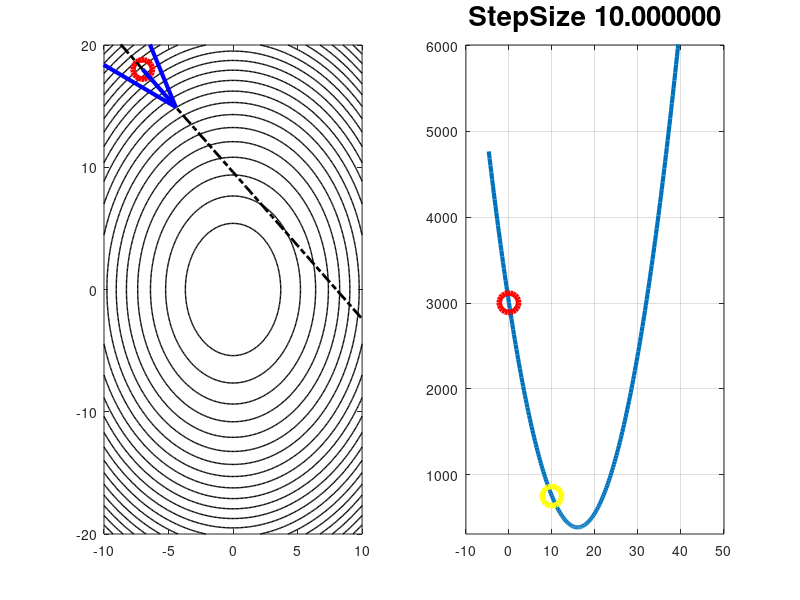
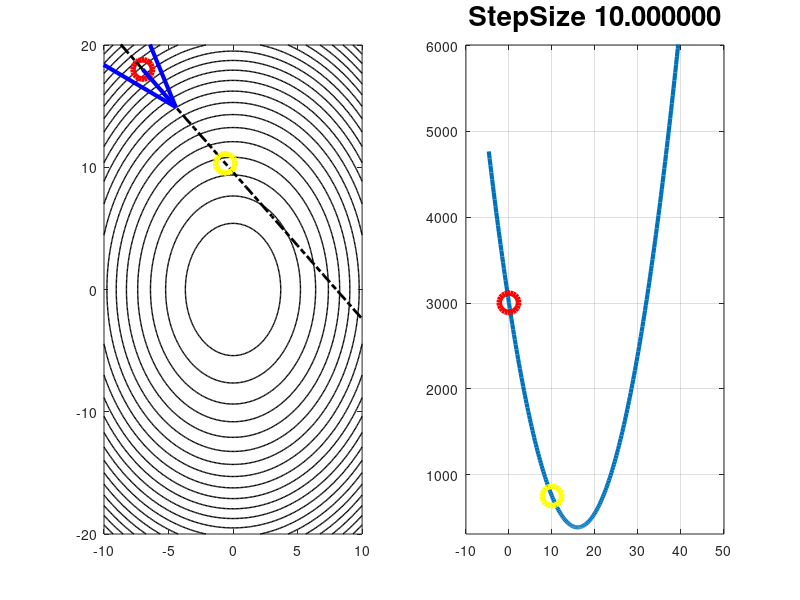
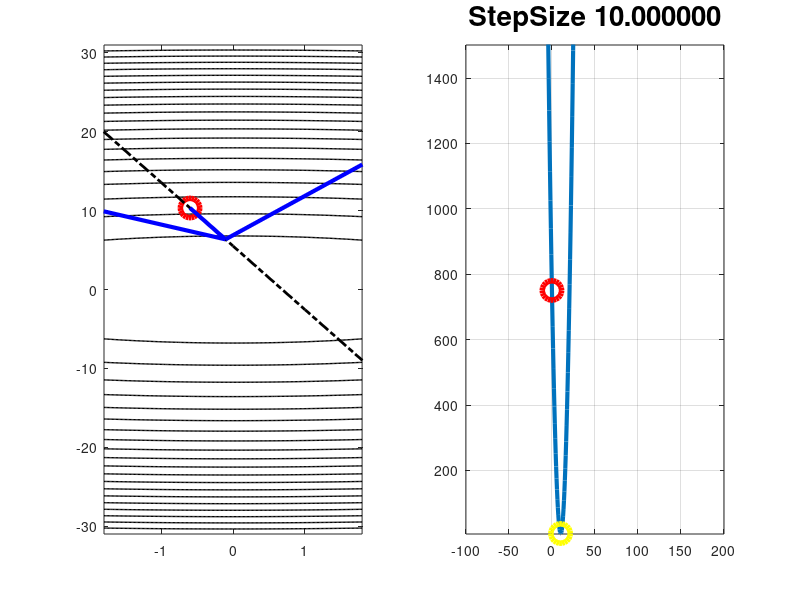
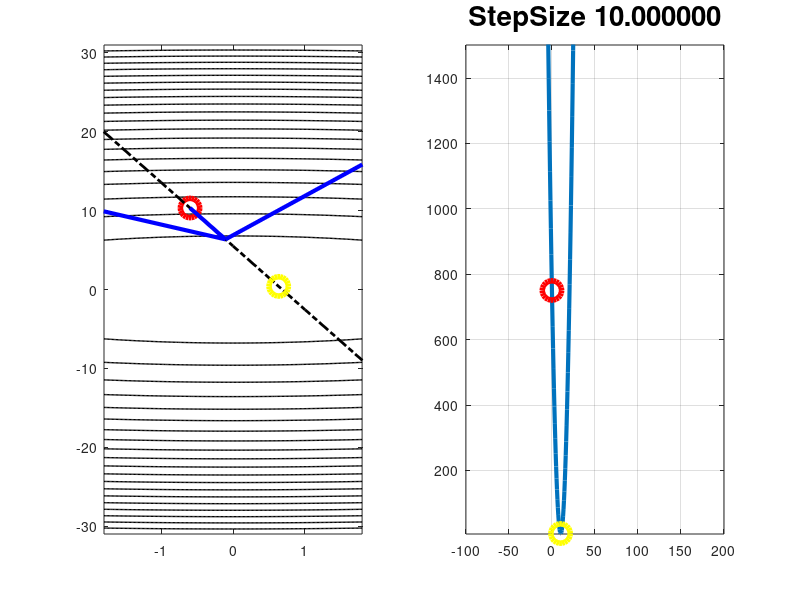

MATLAB code for these plots, in order:
%% Es Grad desc
clear all
close all

[x,y] =meshgrid(-10:.1:10,-20:.1:20);

f = 15*x.^2+7*y.^2;
applyF = @(x,y) 15*x.^2+7*y.^2;

figure,subplot(1,2,1),surf(x,y,f),shading interp, axis xy
subplot(1,2,2),contour(x,y,f,20,'LineWidth',3)

%
x0 = -7; y0 = 18;
c = 10;
stepSize = c;
a =.5;

cnt=1;
for it = 1:5
figure(100)
subplot(1,2,1)
contour(x,y,f,20,'k','LineWidth',1),hold on
plot(x0,y0,'ro','MarkerSize',14,'LineWidth',4)

grad = [30*x0; 14*y0];
gradNorm = grad/norm(grad);


x_=-10:1:10;
y_ = y0 + gradNorm(2)/gradNorm(1)*(x_-x0);
plot(x_, y_,'k-.','LineWidth',2);
q=quiver(x0, y0, -gradNorm(1)*4, -gradNorm(2)*4,'b','LineWidth',3);

set(q,'MaxHeadSize',1e2,'AutoScaleFactor',1);


subplot(1,2,2)

x_=-10:a^(it+2):20;
y_ = y0 + gradNorm(2)/gradNorm(1)*(x_-x0);
d = [x_-x0;y_-y0]'*(-gradNorm);

f1 = applyF(x_,y_);
plot(d,f1,'LineWidth',3),grid on, hold on
plot(0,applyF(x0,y0),'ro','MarkerSize',14,'LineWidth',4)
%stepSize = d(find(f1==min(f1))); %exact backtracking
obj = applyF(x0,y0);
ylim([.8*min(f1),2*obj])
for bi = 1:5
    
    x01 = x0 - stepSize*gradNorm(1);
    y01 = y0 - stepSize*gradNorm(2);
    
    d_1 = [x01-x0;y01-y0]'*(-gradNorm);
    
    plot(d_1,applyF(x01,y01),'yo','MarkerSize',14,'LineWidth',4),title(sprintf('StepSize %f', stepSize),'FontSize',20)
    ylim([.8*min(f1), max(2*obj,applyF(x01,y01))]);
    print('-depsc',figure(100), sprintf('gr%i',cnt));
    cnt = cnt+1;
%     pause 
    
    if applyF(x01,y01) < obj
        break
    end
    
    stepSize = stepSize*a;   % ad ogni passaggio viene dimezzato il passo del gradiente
    
    
end

%plot(d(f1==min((f1))),min((f1)),'go','MarkerSize',14,'LineWidth',4)
x0 = x0 - stepSize*gradNorm(1);
y0 = y0 - stepSize*gradNorm(2);

subplot(1,2,1)
plot(x0,y0,'yo','MarkerSize',14,'LineWidth',4)
print('-depsc',figure(100), sprintf('gr%i',cnt));
    cnt = cnt+1;

    % pause

subplot(1,2,1)
hold off
subplot(1,2,2)
hold off


[x,y] =meshgrid(linspace(-3*abs(x0),3*abs(x0),200), linspace(-3*abs(y0),3*abs(y0),200));
f =applyF(x,y);

end



